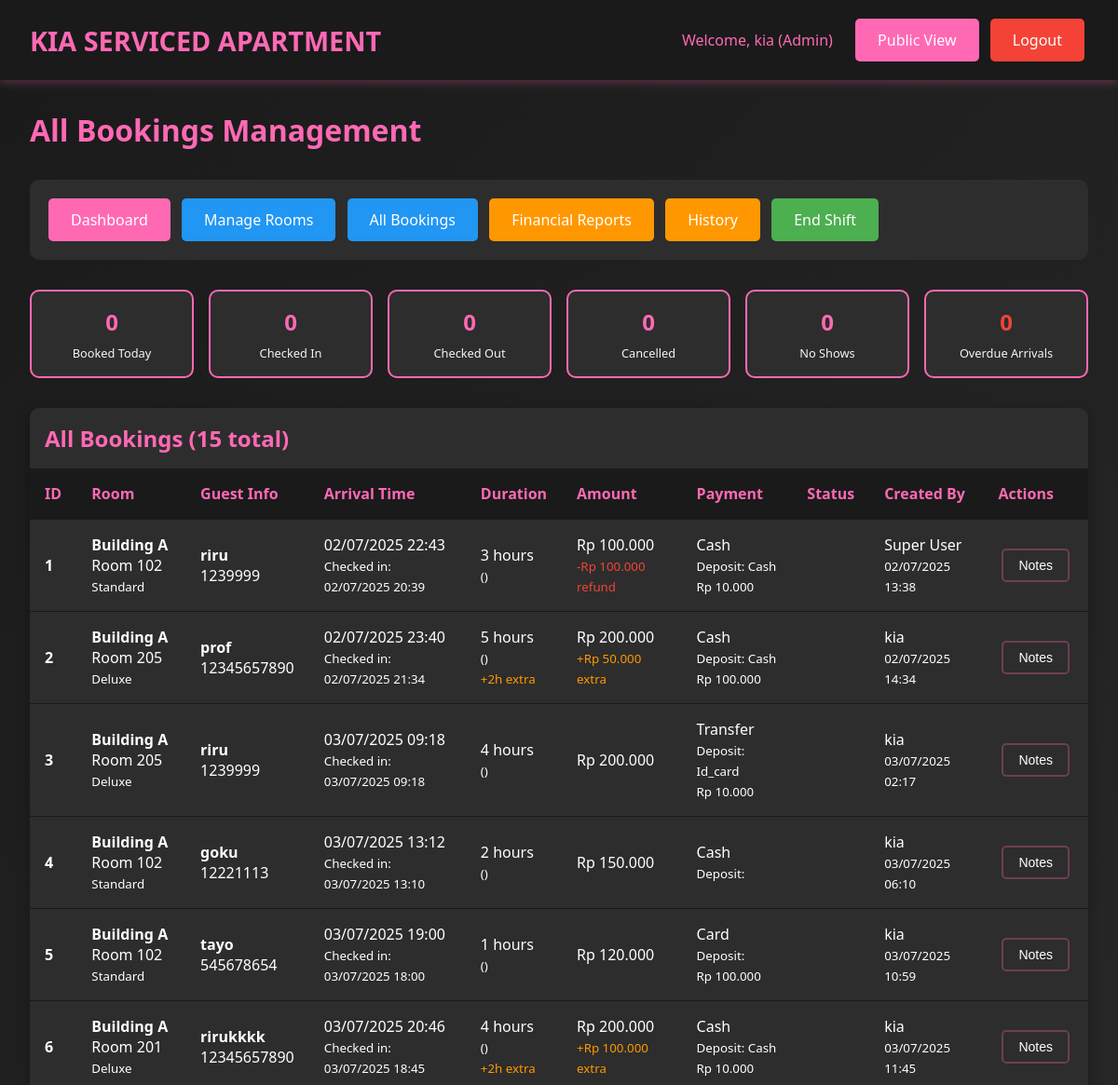
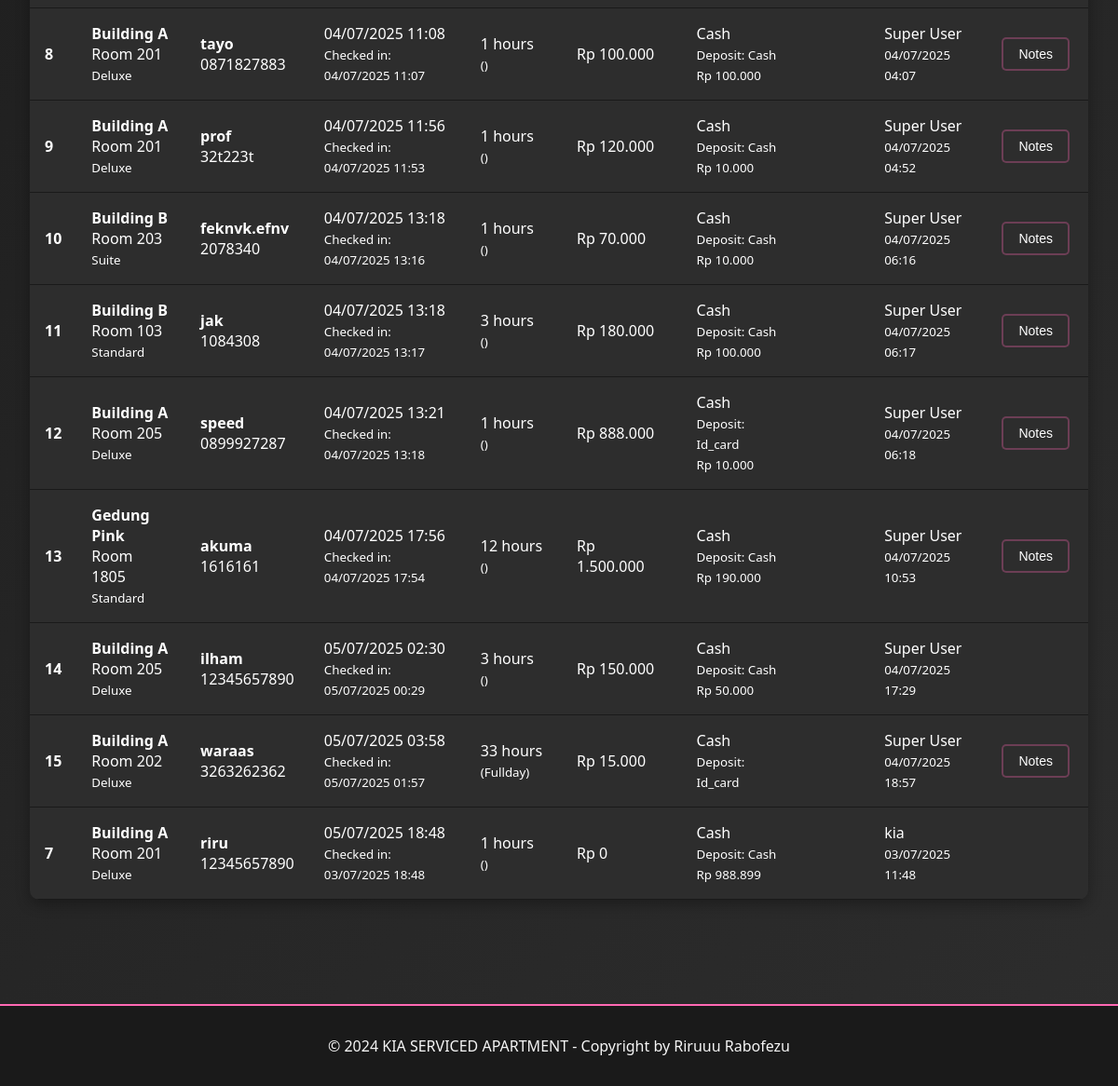
The app's page /admin/bookings.php (signed in), older data (2 pictures, top to bottom).
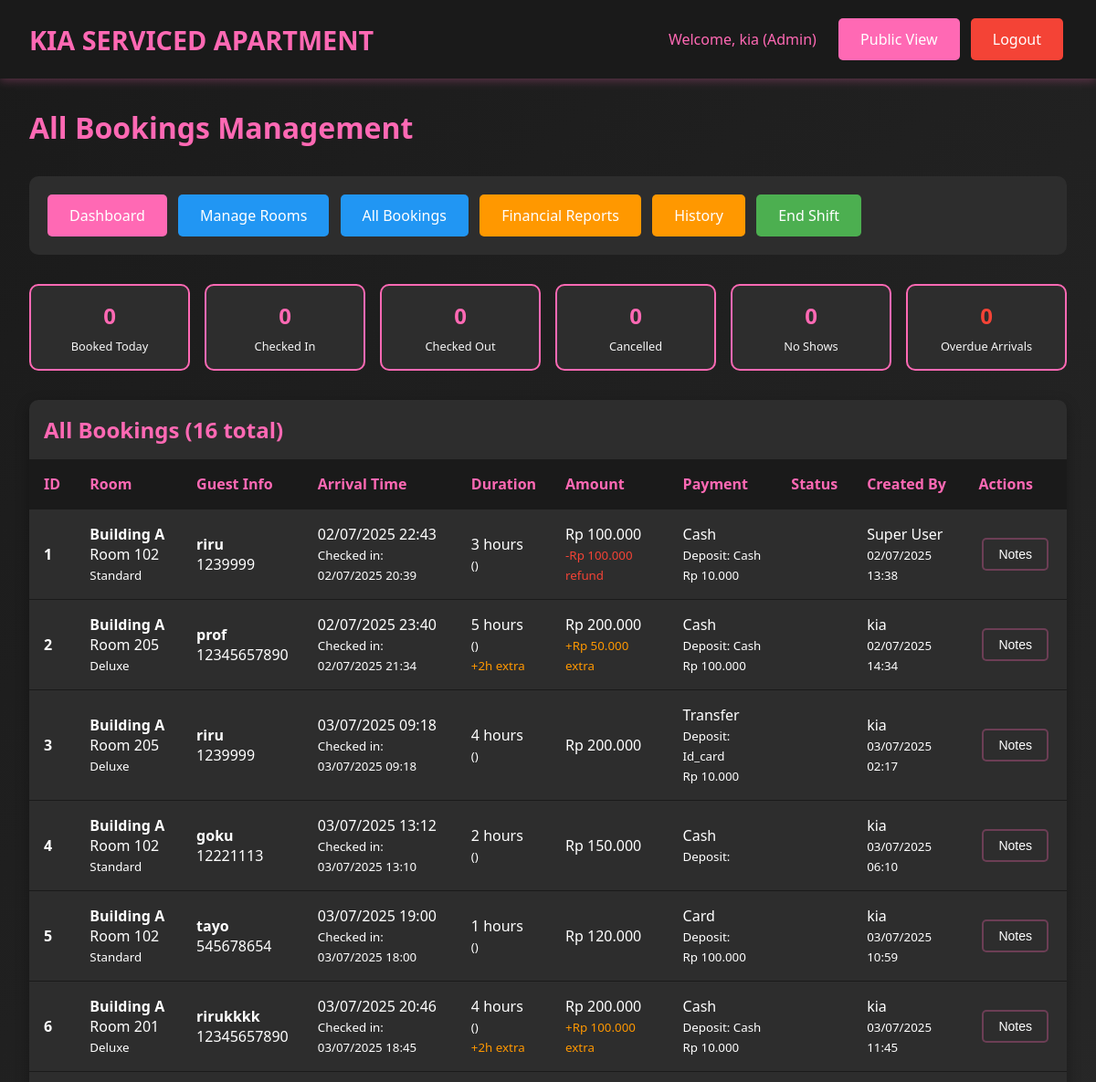
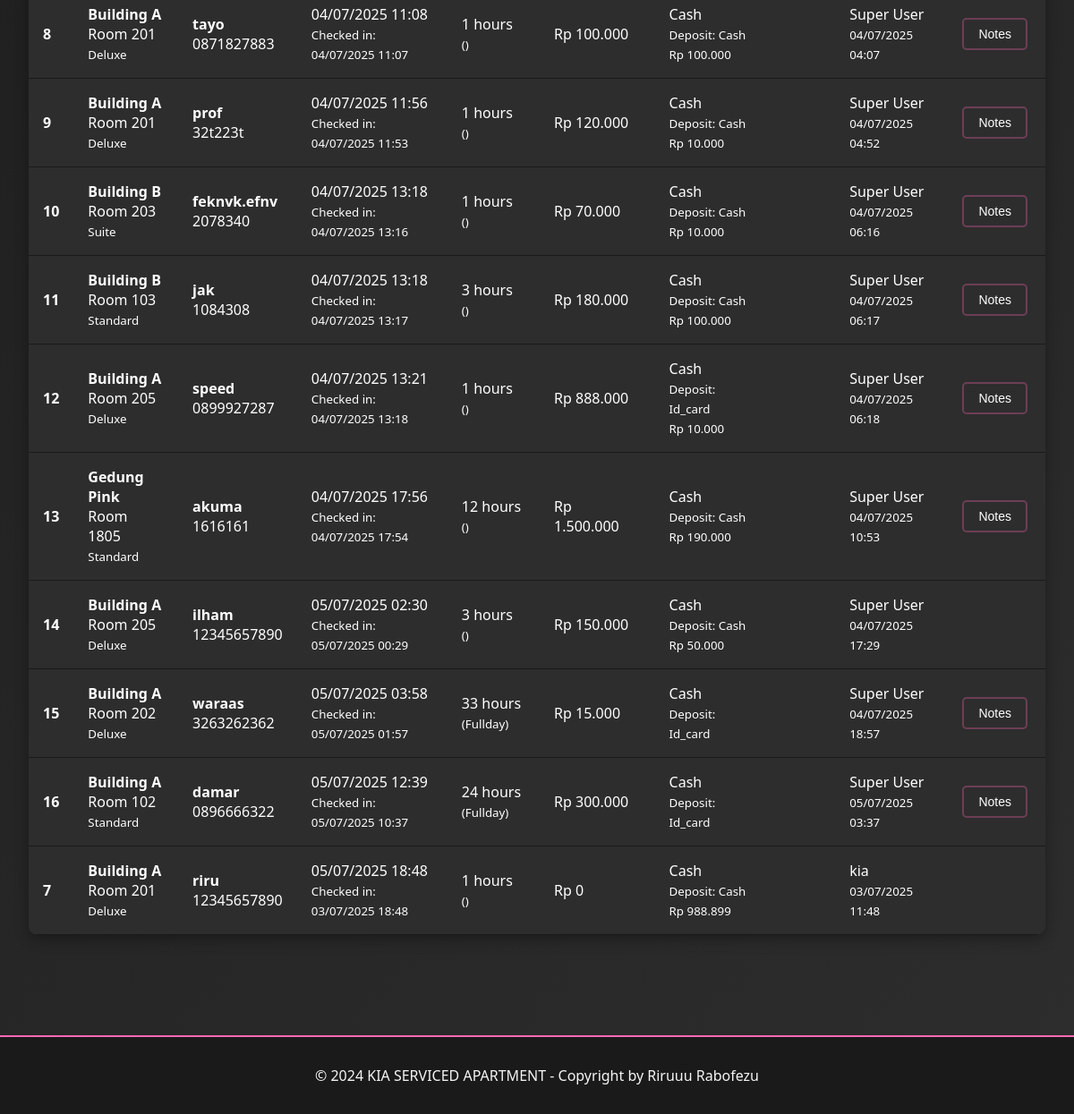
The same page, newer data (2 pictures, top to bottom).
### tables this page shows
CREATE TABLE `bookings` (
  `id` int(11) NOT NULL,
  `room_id` int(11) NOT NULL,
  `guest_name` varchar(100) NOT NULL,
  `arrival_time` datetime NOT NULL,
  `phone_number` varchar(20) NOT NULL,
  `duration_type` enum('transit','fullday') NOT NULL,
  `duration_hours` int(11) NOT NULL,
  `price_amount` decimal(10,2) NOT NULL,
  `payment_method` varchar(50) NOT NULL,
  `deposit_type` enum('cash','id_card','no_deposit') NOT NULL,
  `deposit_amount` decimal(10,2) DEFAULT 0.00,
  `notes` text DEFAULT NULL,
  `status` enum('booked','checkin','checkout','cancelled','no_show') DEFAULT 'booked',
  `checkin_time` datetime DEFAULT NULL,
  `checkout_time` datetime DEFAULT NULL,
  `extra_time_hours` int(11) DEFAULT 0,
  `extra_time_amount` decimal(10,2) DEFAULT 0.00,
  `refund_amount` decimal(10,2) DEFAULT 0.00,
  `refund_method` varchar(50) DEFAULT NULL,
  `created_by` int(11) NOT NULL,
  `created_at` timestamp NOT NULL DEFAULT current_timestamp(),
  `updated_at` timestamp NOT NULL DEFAULT current_timestamp() ON UPDATE current_timestamp()
);

CREATE TABLE `rooms` (
  `id` int(11) NOT NULL,
  `location` varchar(100) NOT NULL,
  `floor_number` int(11) NOT NULL,
  `room_number` varchar(20) NOT NULL,
  `room_type` varchar(50) NOT NULL,
  `wifi_name` varchar(100) DEFAULT NULL,
  `wifi_password` varchar(100) DEFAULT NULL,
  `status` enum('ready','booked','checkin','checkout') DEFAULT 'ready',
  `created_at` timestamp NOT NULL DEFAULT current_timestamp(),
  `updated_at` timestamp NOT NULL DEFAULT current_timestamp() ON UPDATE current_timestamp()
);

CREATE TABLE `users` (
  `id` int(11) NOT NULL,
  `username` varchar(50) NOT NULL,
  `password` varchar(255) NOT NULL,
  `full_name` varchar(100) NOT NULL,
  `role` enum('superuser','admin','cashier') NOT NULL,
  `created_at` timestamp NOT NULL DEFAULT current_timestamp(),
  `updated_at` timestamp NOT NULL DEFAULT current_timestamp() ON UPDATE current_timestamp()
);

### includes/config.php (called while the page is built, shortened)
<?php
function formatCurrency($amount) {
    return 'Rp ' . number_format($amount, 0, ',', '.');
}
function formatDateTime($datetime) {
    return date('d/m/Y H:i', strtotime($datetime));
}
?>

### admin/bookings.php (the view, shortened to what this page needs)
<?php
require_once "../includes/config.php";
$sql = "SELECT b.*, r.room_number, r.location, r.room_type, u.full_name as created_by_name
        FROM bookings b
        JOIN rooms r ON b.room_id = r.id
        JOIN users u ON b.created_by = u.id
        ORDER BY
            CASE
                WHEN b.status = \"booked\" AND b.arrival_time < NOW() THEN 1
                WHEN b.status = \"booked\" THEN 2
                WHEN b.status = \"checkin\" THEN 3
                WHEN b.status = \"checkout\" THEN 4
                ELSE 5
            END,
            b.arrival_time ASC";
$stmt = $pdo->prepare($sql);
$stmt->execute();
$bookings = $stmt->fetchAll();
$stmt = $pdo->query("SELECT
    COUNT(CASE WHEN status = \"booked\" THEN 1 END) as booked,
    COUNT(CASE WHEN status = \"checkin\" THEN 1 END) as checkin,
    COUNT(CASE WHEN status = \"checkout\" THEN 1 END) as checkout,
    COUNT(CASE WHEN status = \"cancelled\" THEN 1 END) as cancelled,
    COUNT(CASE WHEN status = \"no_show\" THEN 1 END) as no_show,
    COUNT(CASE WHEN status = \"booked\" AND arrival_time < NOW() THEN 1 END) as overdue
    FROM bookings
    WHERE DATE(created_at) = CURDATE()");
$stats = $stmt->fetch();
?>
<!DOCTYPE html>
<html lang="id">
<head>
    <link rel="stylesheet" href="../assets/css/style.css">
</head>
<body>
    <header class="header">
        <div class="header-content">
            <a href="../index.php" class="logo">KIA SERVICED APARTMENT</a>
            <div>
                <span style="color: var(--primary-pink); margin-right: 1rem;">
                    Welcome, <?php echo htmlspecialchars($_SESSION["full_name"]); ?> (<?php echo ucfirst($_SESSION["user_role"]); ?>)
                </span>
                <a href="../index.php" class="btn btn-primary">Public View</a>
                <a href="../includes/logout.php" class="btn btn-danger">Logout</a>
            </div>
        </div>
    </header>
    <div class="container">
        <h1 style="color: var(--primary-pink); margin-bottom: 2rem;">All Bookings Management</h1>
        <div style="background: var(--dark-gray); padding: 1rem; border-radius: 10px; margin-bottom: 2rem;">
            <a href="dashboard.php" class="btn btn-primary">Dashboard</a>
            <a href="rooms.php" class="btn btn-info">Manage Rooms</a>
            <a href="bookings.php" class="btn btn-info">All Bookings</a>
            <a href="reports.php" class="btn btn-warning">Financial Reports</a>
            <a href="history.php" class="btn btn-warning">History</a>
            <a href="shift_report.php" class="btn btn-success">End Shift</a>
        </div>
        <div class="booking-stats">
            <div class="stat-card">
                <div class="stat-number"><?php echo $stats["booked"]; ?></div>
                <div class="stat-label">Booked Today</div>
            </div>
            <div class="stat-card">
                <div class="stat-number"><?php echo $stats["checkin"]; ?></div>
                <div class="stat-label">Checked In</div>
            </div>
            <div class="stat-card">
                <div class="stat-number"><?php echo $stats["checkout"]; ?></div>
                <div class="stat-label">Checked Out</div>
            </div>
            <div class="stat-card">
                <div class="stat-number"><?php echo $stats["cancelled"]; ?></div>
                <div class="stat-label">Cancelled</div>
            </div>
            <div class="stat-card">
                <div class="stat-number"><?php echo $stats["no_show"]; ?></div>
                <div class="stat-label">No Shows</div>
            </div>
            <div class="stat-card">
                <div class="stat-number" style="color: var(--danger);"><?php echo $stats["overdue"]; ?></div>
                <div class="stat-label">Overdue Arrivals</div>
            </div>
        </div>
        <div class="table-container">
            <h2 style="color: var(--primary-pink); margin: 1rem;">
                All Bookings (<?php echo count($bookings); ?> total)
            </h2>
            <div style="overflow-x: auto;">
                <table class="table">
                    <thead>
                        <tr>
                            <th>ID</th>
                            <th>Room</th>
                            <th>Guest Info</th>
                            <th>Arrival Time</th>
                            <th>Duration</th>
                            <th>Amount</th>
                            <th>Payment</th>
                            <th>Status</th>
                            <th>Created By</th>
                            <th>Actions</th>
                        </tr>
                    </thead>
                    <tbody>
                        <?php foreach ($bookings as $booking): ?>
                            <?php
                            $is_overdue = ($booking["status"] == "booked" && strtotime($booking["arrival_time"]) < time());
                            $total_amount = $booking["price_amount"] + $booking["extra_time_amount"];
                            $total_hours = $booking["duration_hours"] + $booking["extra_time_hours"];
                            ?>
                            <tr class="booking-row <?php echo $is_overdue ? "overdue" : ""; ?>">
                                <td>
                                    <strong><?php echo $booking["id"]; ?></strong>
                                </td>
                                <td>
                                    <strong><?php echo htmlspecialchars($booking["location"]); ?></strong><br>
                                    Room <?php echo htmlspecialchars($booking["room_number"]); ?><br>
                                    <small><?php echo htmlspecialchars($booking["room_type"]); ?></small>
                                </td>
                                <td>
                                    <strong><?php echo htmlspecialchars($booking["guest_name"]); ?></strong><br>
                                    <?php echo htmlspecialchars($booking["phone_number"]); ?>
                                </td>
                                <td>
                                    <?php echo formatDateTime($booking["arrival_time"]); ?>
                                    <?php if ($booking["checkin_time"]): ?>
                                        <br><small>Checked in: <?php echo formatDateTime($booking["checkin_time"]); ?></small>
                                    <?php endif; ?>
                                </td>
                                <td>
                                    <?php echo $total_hours; ?> hours<br>
                                    <small>(<?php echo ucfirst($booking["duration_type"]); ?>)</small>
                                    <?php if ($booking["extra_time_hours"] > 0): ?>
                                        <br><small style="color: var(--warning);">+<?php echo $booking["extra_time_hours"]; ?>h extra</small>
                                    <?php endif; ?>
                                </td>
                                <td>
                                    <?php echo formatCurrency($total_amount); ?>
                                    <?php if ($booking["extra_time_amount"] > 0): ?>
                                        <br><small style="color: var(--warning);">+<?php echo formatCurrency($booking["extra_time_amount"]); ?> extra</small>
                                    <?php endif; ?>
                                    <?php if ($booking["refund_amount"] > 0): ?>
                                        <br><small style="color: var(--danger);">-<?php echo formatCurrency($booking["refund_amount"]); ?> refund</small>
                                    <?php endif; ?>
                                </td>
                                <td>
                                    <?php echo ucfirst($booking["payment_method"]); ?><br>
                                    <small>Deposit: <?php echo ucfirst($booking["deposit_type"]); ?></small>
                                    <?php if ($booking["deposit_amount"] > 0): ?>
                                        <br><small><?php echo formatCurrency($booking["deposit_amount"]); ?></small>
                                    <?php endif; ?>
                                </td>
                                <td>
                                </td>
                                <td>
                                    <?php echo htmlspecialchars($booking["created_by_name"]); ?><br>
                                    <small><?php echo formatDateTime($booking["created_at"]); ?></small>
                                </td>
                                <td>
                                    <div class="booking-actions">
                                        <?php if ($booking["notes"]): ?>
                                            <button onclick="showNotes(\"<?php echo htmlspecialchars($booking["notes"], ENT_QUOTES); ?>\")"
                                                    class="btn btn-secondary btn-sm">Notes</button>
                                        <?php endif; ?>
                                    </div>
                                </td>
                            </tr>
                        <?php endforeach; ?>
                    </tbody>
                </table>
            </div>
        </div>
    </div>
    <footer class="footer">
        <p>&copy; 2024 KIA SERVICED APARTMENT - Copyright by Riruuu Rabofezu</p>
    </footer>
</body>
</html>

### assets/css/style.css (style rules this page uses)
* { margin: 0; padding: 0; box-sizing: border-box; }
:root { --primary-pink: #ff69b4; --dark-pink: #e91e63; --light-pink: #ffc0cb; --black: #1a1a1a; --dark-gray: #2d2d2d; --light-gray: #f5f5f5; --white: #ffffff; --success: #4caf50; --warning: #ff9800; --info: #2196f3; --danger: #f44336; }
body { font-family: 'Segoe UI', Tahoma, Geneva, Verdana, sans-serif; background: linear-gradient(135deg, var(--black) 0%, var(--dark-gray) 100%); color: var(--white); min-height: 100vh; }
.header { background: var(--black); padding: 1rem 2rem; box-shadow: 0 2px 10px rgba(255, 105, 180, 0.3); position: sticky; top: 0; z-index: 1000; }
.header-content { display: flex; justify-content: space-between; align-items: center; max-width: 1200px; margin: 0 auto; }
.logo { font-size: 1.8rem; font-weight: bold; color: var(--primary-pink); text-decoration: none; }
.btn { padding: 0.75rem 1.5rem; border: none; border-radius: 5px; cursor: pointer; font-size: 1rem; font-weight: 500; text-decoration: none; display: inline-block; text-align: center; transition: all 0.3s ease; margin: 0.25rem; }
.btn-primary { background: var(--primary-pink); color: var(--white); }
.btn-success { background: var(--success); color: var(--white); }
.btn-warning { background: var(--warning); color: var(--white); }
.btn-info { background: var(--info); color: var(--white); }
.btn-danger { background: var(--danger); color: var(--white); }
.btn-secondary { background: var(--dark-gray); color: var(--white); border: 2px solid rgba(255, 105, 180, 0.3); }
.btn-sm { padding: 0.5rem 1rem; font-size: 0.875rem; }
.container { max-width: 1200px; margin: 0 auto; padding: 2rem; }
.table-container { background: var(--dark-gray); border-radius: 10px; overflow: hidden; box-shadow: 0 5px 15px rgba(0, 0, 0, 0.3); margin: 2rem 0; }
.table { width: 100%; border-collapse: collapse; }
.table th, .table td { padding: 1rem; text-align: left; border-bottom: 1px solid var(--black); }
.table th { background: var(--black); color: var(--primary-pink); font-weight: bold; }
.footer { background: var(--black); text-align: center; padding: 2rem; margin-top: 3rem; border-top: 2px solid var(--primary-pink); }
.footer p { color: var(--light-gray); margin: 0; }

### admin/bookings.php (style rules this page uses)
.booking-stats { display: grid; grid-template-columns: repeat(auto-fit, minmax(150px, 1fr)); gap: 1rem; margin-bottom: 2rem; }
.stat-card { background: var(--dark-gray); padding: 1rem; border-radius: 10px; text-align: center; border: 2px solid var(--primary-pink); }
.stat-number { font-size: 1.5rem; font-weight: bold; color: var(--primary-pink); margin-bottom: 0.5rem; }
.stat-label { color: var(--light-gray); font-size: 0.8rem; }
.booking-actions { display: flex; gap: 0.25rem; flex-wrap: wrap; }

Row changes from the older to the newer data that the page shows:
added bookings: id "16", room.location "Building A", room.room_number "102", room.room_type "Standard", guest_name "damar", phone_number "0896666322", arrival_time "05/07/2025 12:39", checkin_time "05/07/2025 10:37", duration_hours "24", duration_type "Fullday", formatCurrency($total_amount) "Rp 300.000", payment_method "Cash", deposit_type "Id_card", created_by.full_name "Super User", created_at "05/07/2025 03:37"
Text that changed along with them:
count($bookings): "15" → "16"
